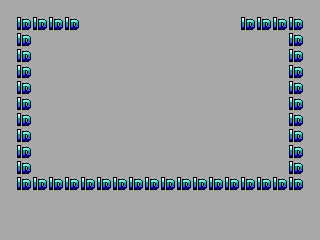

Below is a game level as drawn by its tile map, then a one-line description and the .tmx file that defines it, in full:
An orthogonal 20x15 tile map with 16x16 px tiles, 1 tile layer (Tile Layer 1).

<map version="1.2" tiledversion="1.2.3" orientation="orthogonal" renderorder="right-down" width="20" height="15" tilewidth="16" tileheight="16" infinite="0" nextlayerid="2" nextobjectid="1">
 <tileset firstgid="1" name="k1tiles" tilewidth="16" tileheight="16" tilecount="611" columns="13">
  <properties>
   <property name="tileSetID" type="int" value="100" />
  </properties>
  <image source="../gfx/k1tiles.bmp" width="208" height="752" />
  <tile id="395">
   <properties>
    <property name="tileID" type="int" value="5" />
   </properties>
  </tile>
  <tile id="396">
   <properties>
    <property name="tileID" type="int" value="5" />
   </properties>
  </tile>
  <tile id="397">
   <properties>
    <property name="tileID" type="int" value="5" />
   </properties>
  </tile>
  <tile id="398">
   <properties>
    <property name="tileID" type="int" value="5" />
   </properties>
  </tile>
 </tileset>
 <layer id="1" name="Tile Layer 1" width="20" height="15">
  <data encoding="csv">
358,358,358,358,358,358,358,358,358,358,358,358,358,358,358,358,358,358,358,358,
358,396,396,396,396,358,358,358,358,358,358,358,358,358,358,396,396,396,396,358,
358,396,358,358,358,358,358,358,358,358,358,358,358,358,358,358,358,358,396,358,
358,396,358,358,358,358,358,358,358,358,358,358,358,358,358,358,358,358,396,358,
358,396,358,358,358,358,358,358,358,358,358,358,358,358,358,358,358,358,396,358,
358,396,358,358,358,358,358,358,358,358,358,358,358,358,358,358,358,358,396,358,
358,396,358,358,358,358,358,358,358,358,358,358,358,358,358,358,358,358,396,358,
358,396,358,358,358,358,358,358,358,358,358,358,358,358,358,358,358,358,396,358,
358,396,358,358,358,358,358,358,358,358,358,358,358,358,358,358,358,358,396,358,
358,396,358,358,358,358,358,358,358,358,358,358,358,358,358,358,358,358,396,358,
358,396,358,358,358,358,358,358,358,358,358,358,358,358,358,358,358,358,396,358,
358,396,396,396,396,396,396,396,396,396,396,396,396,396,396,396,396,396,396,358,
358,358,358,358,358,358,358,358,358,358,358,358,358,358,358,358,358,358,358,358,
358,358,358,358,358,358,358,358,358,358,358,358,358,358,358,358,358,358,358,358,
358,358,358,358,358,358,358,358,358,358,358,358,358,358,358,358,358,358,358,358
</data>
 </layer>
</map>
